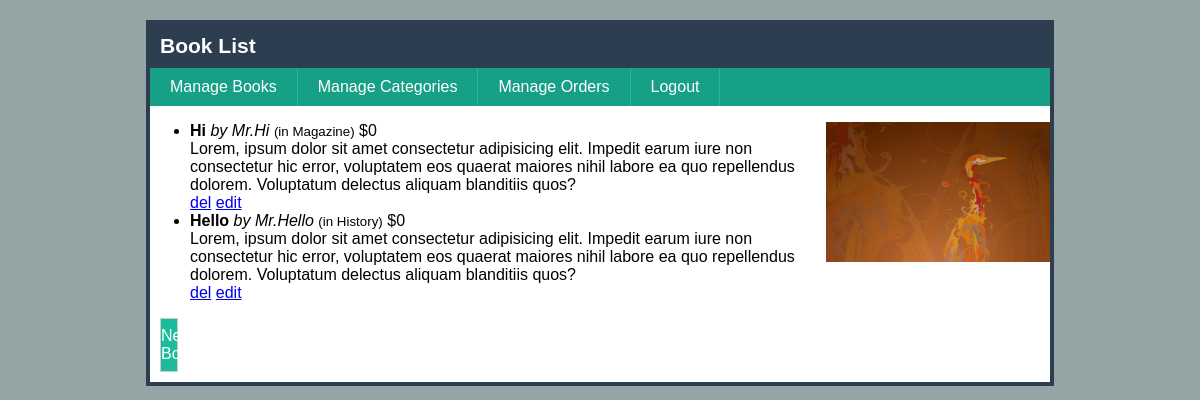
/admin/book-list.php (signed in), run on the app's committed database.
### tables this page shows
CREATE TABLE `books` (
  `id` int(11) NOT NULL,
  `title` varchar(255) NOT NULL,
  `author` varchar(255) NOT NULL,
  `summary` text NOT NULL,
  `price` float NOT NULL,
  `category_id` int(11) NOT NULL,
  `cover` varchar(255) NOT NULL,
  `created_date` datetime NOT NULL,
  `modified_date` datetime NOT NULL
);

CREATE TABLE `categories` (
  `id` int(11) NOT NULL,
  `name` varchar(225) NOT NULL,
  `remark` text NOT NULL,
  `created_date` datetime NOT NULL,
  `modified_date` datetime NOT NULL
);

### admin/book-list.php (the view, shortened to what this page needs)
<!DOCTYPE html>
<html lang="en">
<head>
    <link rel="stylesheet" href="css/style.css">
</head>
<body>
    <h1>Book List</h1>
    <ul class="menu">
        <li><a href="book-list.php">Manage Books</a></li>
        <li><a href="cat-list.php">Manage Categories</a></li>
        <li><a href="orders.php">Manage Orders</a></li>
        <li><a href="logout.php">Logout</a></li>
    </ul>
    <?php
        include("confs/config.php");
        $result = mysqli_query($conn, "SELECT books.*, categories.name FROM books LEFT JOIN categories ON books.category_id = categories.id ORDER BY books.created_date DESC");
    ?>
    <ul class="books">
        <?php while($row = mysqli_fetch_assoc($result)) : ?>
            <li>
                <img src="covers/<?php echo $row['cover']?>" alt="" align="right" height="140">
                <b><?php echo $row['title'] ?></b>
                <i>by <?php echo $row['author'] ?></i>
                <small>(in <?php echo $row['name'] ?>)</small>
                <span>$<?php echo $row['price'] ?></span>
                <div><?php echo $row['summary'] ?></div>
                <a href="book-del.php?id=<?php echo $row['id']?>" class="del">del</a>
                <a href="book-edit.php?id=<?php echo $row['id']?>">edit</a>
            </li>
        <?php endwhile; ?>
    </ul>
    <a href="book-new.php" class="new">New Book</a>
</body>
</html>

### admin/css/style.css (style rules this page uses)
html { background: #95A5A6; }
body { font-family: Arial, Helvetica, sans-serif; width: 900px; background: #fff; border: 4px solid #2C3E50; margin: 20px auto; }
h1 { padding: 10px; font-size: 21px; background: #2C3E50; margin: 0; color: #fff; }
a.new { display: block; padding: 8px 0; text-align: center; width: 16px; margin: 10px; color: #fff; background: #1ABC9C; border: 1px solid #ccc; text-decoration: none; }
ul.menu { list-style: none; margin: 0; padding: 0; overflow: hidden; background: #16A085; }
ul.menu li { float: left; border-right: 1px solid #1ABC9C; }
ul.menu a { display: block; padding: 10px 20px; text-decoration: none; color: #fff; }

### data on the page
books: cover (picture), title "Hi", author "Mr.Hi", category.name "Magazine", price "0", summary "Lorem, ipsum dolor sit amet consectetur adipisicing elit. Impedit earum iure non consectetur hic error, voluptatem eos quaerat maiores nihil labore ea quo repellendus dolorem. Voluptatum delectus aliquam blanditiis quos?"
books: title "Hello", author "Mr.Hello", category.name "History", price "0", summary "Lorem, ipsum dolor sit amet consectetur adipisicing elit. Impedit earum iure non consectetur hic error, voluptatem eos quaerat maiores nihil labore ea quo repellendus dolorem. Voluptatum delectus aliquam blanditiis quos?"
